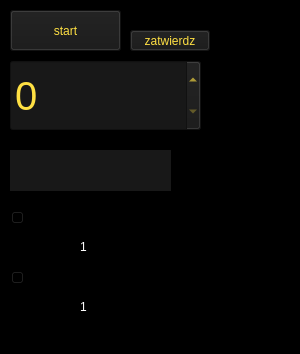
<?xml version="1.0" encoding="UTF-8"?>
<ui version="4.0">
 <class>MainWindow</class>
 <widget class="QMainWindow" name="MainWindow">
  <property name="geometry">
   <rect>
    <x>0</x>
    <y>0</y>
    <width>300</width>
    <height>354</height>
   </rect>
  </property>
  <property name="windowTitle">
   <string>MainWindow</string>
  </property>
  <property name="styleSheet">
   <string notr="true">background-color: rgb(0, 0, 0);</string>
  </property>
  <widget class="QWidget" name="centralwidget">
   <widget class="QSpinBox" name="spinBox">
    <property name="geometry">
     <rect>
      <x>10</x>
      <y>60</y>
      <width>191</width>
      <height>71</height>
     </rect>
    </property>
    <property name="font">
     <font>
      <pointsize>30</pointsize>
     </font>
    </property>
    <property name="styleSheet">
     <string notr="true">background-color: rgb(24, 24, 24);
color: rgb(255, 224, 67);</string>
    </property>
    <property name="maximum">
     <number>9</number>
    </property>
   </widget>
   <widget class="QPushButton" name="confirmBTN">
    <property name="enabled">
     <bool>false</bool>
    </property>
    <property name="geometry">
     <rect>
      <x>130</x>
      <y>30</y>
      <width>80</width>
      <height>21</height>
     </rect>
    </property>
    <property name="styleSheet">
     <string notr="true">background-color: rgb(24, 24, 24);
color: rgb(255, 224, 67);</string>
    </property>
    <property name="text">
     <string>zatwierdz</string>
    </property>
   </widget>
   <widget class="QPushButton" name="startBTN">
    <property name="geometry">
     <rect>
      <x>10</x>
      <y>10</y>
      <width>111</width>
      <height>41</height>
     </rect>
    </property>
    <property name="styleSheet">
     <string notr="true">background-color: rgb(24, 24, 24);
color: rgb(255, 224, 67);</string>
    </property>
    <property name="text">
     <string>start</string>
    </property>
   </widget>
   <widget class="QLabel" name="info">
    <property name="geometry">
     <rect>
      <x>10</x>
      <y>150</y>
      <width>161</width>
      <height>41</height>
     </rect>
    </property>
    <property name="styleSheet">
     <string notr="true">background-color: rgb(24, 24, 24);
font: 12pt &quot;MS Shell Dlg 2&quot;;
color: rgb(255, 224, 67);</string>
    </property>
    <property name="text">
     <string/>
    </property>
   </widget>
   <widget class="QSlider" name="slider">
    <property name="geometry">
     <rect>
      <x>10</x>
      <y>210</y>
      <width>160</width>
      <height>16</height>
     </rect>
    </property>
    <property name="maximum">
     <number>9</number>
    </property>
    <property name="orientation">
     <enum>Qt::Horizontal</enum>
    </property>
   </widget>
   <widget class="QLabel" name="proby">
    <property name="geometry">
     <rect>
      <x>60</x>
      <y>240</y>
      <width>47</width>
      <height>13</height>
     </rect>
    </property>
    <property name="styleSheet">
     <string notr="true">color: rgb(255, 255, 255);</string>
    </property>
    <property name="text">
     <string>1</string>
    </property>
    <property name="alignment">
     <set>Qt::AlignCenter</set>
    </property>
   </widget>
   <widget class="QProgressBar" name="progressBar">
    <property name="geometry">
     <rect>
      <x>210</x>
      <y>80</y>
      <width>81</width>
      <height>23</height>
     </rect>
    </property>
    <property name="styleSheet">
     <string notr="true">color: rgb(255, 255, 255);</string>
    </property>
    <property name="maximum">
     <number>9</number>
    </property>
    <property name="value">
     <number>-1</number>
    </property>
   </widget>
   <widget class="QSlider" name="slider_2">
    <property name="geometry">
     <rect>
      <x>10</x>
      <y>270</y>
      <width>160</width>
      <height>16</height>
     </rect>
    </property>
    <property name="minimum">
     <number>1</number>
    </property>
    <property name="maximum">
     <number>99</number>
    </property>
    <property name="orientation">
     <enum>Qt::Horizontal</enum>
    </property>
   </widget>
   <widget class="QLabel" name="proby_2">
    <property name="geometry">
     <rect>
      <x>60</x>
      <y>300</y>
      <width>47</width>
      <height>13</height>
     </rect>
    </property>
    <property name="styleSheet">
     <string notr="true">color: rgb(255, 255, 255);</string>
    </property>
    <property name="text">
     <string>1</string>
    </property>
    <property name="alignment">
     <set>Qt::AlignCenter</set>
    </property>
   </widget>
  </widget>
 </widget>
 <resources/>
 <connections>
  <connection>
   <sender>slider</sender>
   <signal>valueChanged(int)</signal>
   <receiver>proby</receiver>
   <slot>setNum(int)</slot>
   <hints>
    <hint type="sourcelabel">
     <x>39</x>
     <y>220</y>
    </hint>
    <hint type="destinationlabel">
     <x>82</x>
     <y>243</y>
    </hint>
   </hints>
  </connection>
  <connection>
   <sender>slider_2</sender>
   <signal>valueChanged(int)</signal>
   <receiver>proby_2</receiver>
   <slot>setNum(int)</slot>
   <hints>
    <hint type="sourcelabel">
     <x>61</x>
     <y>278</y>
    </hint>
    <hint type="destinationlabel">
     <x>77</x>
     <y>305</y>
    </hint>
   </hints>
  </connection>
 </connections>
</ui>
